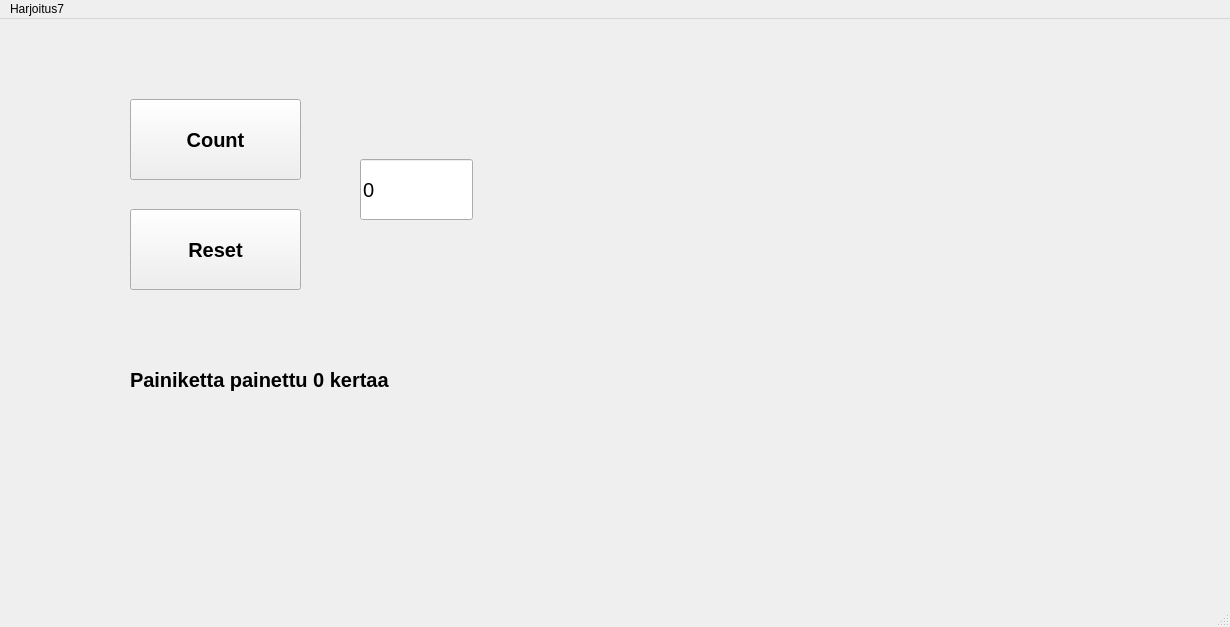
<?xml version="1.0" encoding="UTF-8"?>
<ui version="4.0">
 <class>MainWindow</class>
 <widget class="QMainWindow" name="MainWindow">
  <property name="geometry">
   <rect>
    <x>0</x>
    <y>0</y>
    <width>1230</width>
    <height>627</height>
   </rect>
  </property>
  <property name="windowTitle">
   <string>MainWindow</string>
  </property>
  <widget class="QWidget" name="centralwidget">
   <widget class="QPushButton" name="btnCount">
    <property name="geometry">
     <rect>
      <x>130</x>
      <y>80</y>
      <width>171</width>
      <height>81</height>
     </rect>
    </property>
    <property name="font">
     <font>
      <pointsize>15</pointsize>
      <bold>true</bold>
     </font>
    </property>
    <property name="text">
     <string>Count</string>
    </property>
   </widget>
   <widget class="QPushButton" name="btnReset">
    <property name="geometry">
     <rect>
      <x>130</x>
      <y>190</y>
      <width>171</width>
      <height>81</height>
     </rect>
    </property>
    <property name="font">
     <font>
      <pointsize>15</pointsize>
      <bold>true</bold>
     </font>
    </property>
    <property name="text">
     <string>Reset</string>
    </property>
   </widget>
   <widget class="QLineEdit" name="txtResult">
    <property name="geometry">
     <rect>
      <x>360</x>
      <y>140</y>
      <width>113</width>
      <height>61</height>
     </rect>
    </property>
    <property name="font">
     <font>
      <pointsize>15</pointsize>
      <bold>false</bold>
     </font>
    </property>
    <property name="text">
     <string>0</string>
    </property>
   </widget>
   <widget class="QLabel" name="label">
    <property name="geometry">
     <rect>
      <x>130</x>
      <y>280</y>
      <width>371</width>
      <height>161</height>
     </rect>
    </property>
    <property name="font">
     <font>
      <pointsize>15</pointsize>
      <bold>true</bold>
     </font>
    </property>
    <property name="text">
     <string>Painiketta painettu 0 kertaa</string>
    </property>
   </widget>
  </widget>
  <widget class="QMenuBar" name="menubar">
   <property name="geometry">
    <rect>
     <x>0</x>
     <y>0</y>
     <width>1230</width>
     <height>21</height>
    </rect>
   </property>
   <widget class="QMenu" name="menuHarjoitus7">
    <property name="title">
     <string>Harjoitus7</string>
    </property>
   </widget>
   <addaction name="menuHarjoitus7"/>
  </widget>
  <widget class="QStatusBar" name="statusbar"/>
 </widget>
 <resources/>
 <connections/>
</ui>
